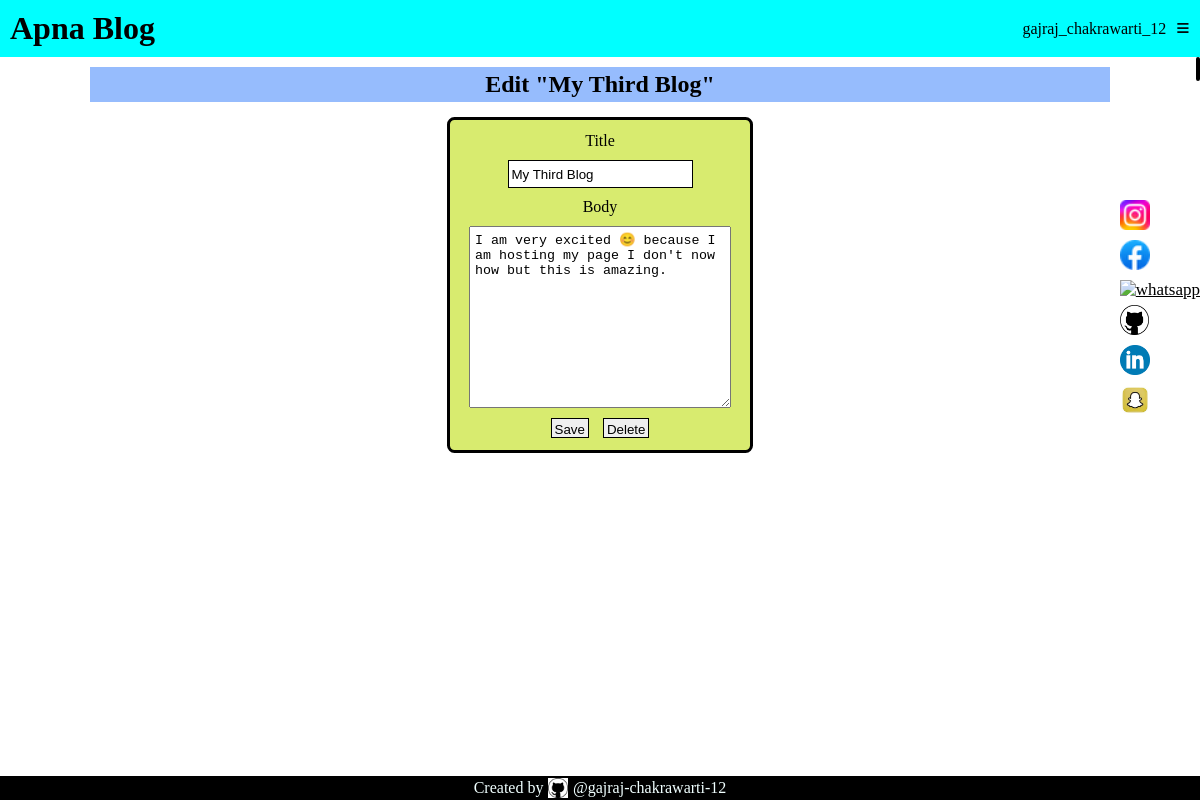
Page /3/update (signed in) on the committed database.
### tables this page shows
CREATE TABLE user (
  id INTEGER PRIMARY KEY AUTOINCREMENT,
  first_name VARCHAR(20) NOT NULL,
  last_name VARCHAR(20) NOT NULL,
  phone_number INTEGER(10) UNIQUE NOT NULL,
  email TEXT UNIQUE NOT NULl,
  username TEXT UNIQUE NOT NULL,
  password TEXT NOT NULL
);

CREATE TABLE post (
  id INTEGER PRIMARY KEY AUTOINCREMENT,
  author_id INTEGER NOT NULL,
  created TIMESTAMP NOT NULL DEFAULT CURRENT_TIMESTAMP,
  title TEXT NOT NULL,
  body TEXT NOT NULL,
  FOREIGN KEY (author_id) REFERENCES user (id)
);

### flaskr/blog.py (the view, shortened to what this page needs)
@bp.route('/<int:id>/update', methods=('GET', 'POST'))
@login_required
def update(id):
    post = get_post(id)
    return render_template('blog/update.html', post=post)

### flaskr/auth.py (called while the page is built)
@bp.before_app_request
def load_logged_in_user():
    user_id = session.get('user_id')
    if user_id is None:
        g.user = None
    else:
        g.user = get_db().execute(
            'SELECT * FROM user WHERE id = ?', (user_id,)
        ).fetchone()

def login_required(view):
    @functools.wraps(view)
    def wrapped_view(**kwargs):
        if g.user is None:
            return redirect(url_for('auth.login'))
        return view(**kwargs)
    return wrapped_view

### flaskr/blog.py (called while the page is built)
def get_post(id, check_author=True):
    post = get_db().execute(
        'SELECT p.id, title, body, created, author_id, username'
        ' FROM post p JOIN user u ON p.author_id = u.id'
        ' WHERE p.id = ?',
        (id,)
    ).fetchone()
    if post is None:
        abort(404, f"Post id {id} doesn't exist.")
    if check_author and post['author_id'] != g.user['id']:
        abort(403)
    return post

### flaskr/db.py (called while the page is built)
def get_db():
    if 'db' not in g:
        g.db = sqlite3.connect(
            current_app.config['DATABASE'],
            detect_types=sqlite3.PARSE_DECLTYPES
        )
        g.db.row_factory = sqlite3.Row
    return g.db

### flaskr/templates/blog/update.html
{% extends 'base.html' %}
{% block header %}
<h1>{% block title %}Edit "{{ post['title'] }}"{% endblock %}</h1>
{% endblock %}
{% block content %}
<div id="from">
  <form method="post">
    <label for="title">Title</label>
    <input name="title" id="title" value="{{ request.form['title'] or post['title'] }}" required>
    <label for="body">Body</label>
    <textarea name="body" id="body">{{ request.form['body'] or post['body'] }}</textarea>
    <div>
      <input type="submit" value="Save" style="margin: 0px 10px 0px 0px;">
      <form action="{{ url_for('blog.delete', id=post['id']) }}" method="post">
        <input class="danger" type="submit" value="Delete" onclick="return confirm('Are you sure?');">
      </form>
    </div>
  </form>
</div>
{% endblock %}

### flaskr/templates/base.html (shortened to what this page needs)
<!DOCTYPE html>
<html lang="en">
<head>
  <link rel="stylesheet" href="{{ url_for('static', filename='style.css')}}">
</head>
<body>
  <header id="header">
    <div class="headerdiv">
      {% if name %} <h1> {{ name }} </h1> {% else %} <h1>Apna Blog</h1> {% endif %}
    </div>
    <div class="headerdiv" id="headerdiv1">
      {% if g.user %}
      <p>{{ g.user['username'] }}</p>
      <h2 id="show_detail">&#8801;</h2>
      {% else %}
      <a href="/auth/register">Register</a>
      <a href="/auth/login">Log In</a>
      {% endif %}
    </div>
  </header>
  {% if g.user %}
  <div id="detail">
  </div>
  {% endif %}
  <div id="connectLink">
    <a href="https://www.instagram.com/gajraj_chakrawarti_12/"><img src="{{url_for('static',filename='instagram.png')}}"
        alt="instagram" id="instagram" class="img"></a>
    <a href="https://www.facebook.com/gajrajchakrawarti12"><img src="{{url_for('static',filename='facebook.png')}}"
        alt="facebook" id="facebook" class="img"></a>
    <a href="https://wa.me/qr/HBXBMXPYCLECN1"><img src="{{url_for('static',filename='whatsapp.png')}}" alt="whatsapp"
        id="whatsapp" class="img"></a>
    <a href="https://github.com/gajraj-chakrawarti-12"><img src="{{url_for('static',filename='github.png')}}"
        alt="github" class="img"></a>
    <a href="https://www.linkedin.com/in/gajraj-chakrawarti-356298297"><img
        src="{{url_for('static',filename='linkedin.png')}}" alt="linkedin" id="linkedin" class="img"></a>
    <a href="https://www.snapchat.com/add/chakravarti6687?share_id=ePaXTK3In34&locale=en-US"><img
        src="{{url_for('static',filename='snapchat.png')}}" alt="snapchat" id="snapchat" class="img"></a>
  </div>
  <div id="posts">
    <section class="content">
      <header>
        {% block header %}{% endblock %}
      </header>
      {% block content %}{% endblock %}
    </section>
  </div>
  <footer>
    <div id="footerdiv">
      <p>Created by </p><img src="{{url_for('static',filename='github.png')}}" alt="github" id="github">
      <p>@gajraj-chakrawarti-12</p>
    </div>
  </footer>
</body>
</html>

### flaskr/static/style.css (style rules this page uses)
* { margin: 0px; padding: 0px; }
#header { display: flex; background-color: cyan; }
.headerdiv { width: 50%; padding: 10px; display: flex; flex-wrap: wrap; align-items: center; gap: 10px; }
#headerdiv1 { justify-content: right; }
a { color: rgb(0, 0, 0); font-size: 17px; }
#connectLink { position: fixed; right: 0px; top: 25%; mix-blend-mode: multiply; display: flex; flex-direction: column; gap: 5px; transition: 3s; }
.img { transition: 2s; height: 30px; object-fit: contain; }
#posts { display: flex; flex-wrap: wrap; justify-content: center; }
.posts, .content { width: 85%; }
.content>header { background-color: rgb(150, 188, 253); color: rgb(0, 0, 0); height: 35px; display: flex; justify-content: center; align-items: center; margin-top: 10px; }
#from, form { display: flex; flex-wrap: wrap; flex-direction: column; justify-content: center; align-items: center; }
form { gap: 10px; background-color: rgb(216, 235, 111); width: 300px; padding: 12px 0px; margin: 15px; border: 3px solid black; border-radius: 7.5px; }
input { height: 20px; padding: 3px; border: 1px solid black; }
footer { position: fixed; bottom: 0px; width: 100%; background-color: black; height: 24px; }
#footerdiv { display: flex; justify-content: center; color: azure; align-items: center; }
#github { height: 20px; padding: 2px 5px; }
textarea { width: 250px; height: 170px; padding: 5px; }
#show_detail { cursor: pointer; }
#detail { position: absolute; right: 0px; background-color: rgb(255, 204, 172); border: 2px solid black; border-radius: 10px; }
#detail,#details { display: flex; flex-wrap: wrap; flex-direction: column; justify-content: center; align-items: center; transition: 3s; }

### rows in the picture
user: user.username "gajraj_chakrawarti_12"
post: title "My Third Blog", body "I am very excited 😊 because I am hosting my page I don't now how but this is amazing."
